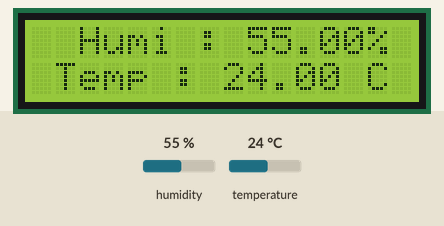
Simulated run of this sketch. Board: Arduino Uno, built with avr-gcc and run on an emulated ATmega328P. Shown: 16×2 character LCD. The test bench sets the inputs (shaded band); at power-on: humidity 55 %, temperature 24 °C.

Above: at 1.2 s.
1.3 s: humidity set to 22 %
At 2.7 s:
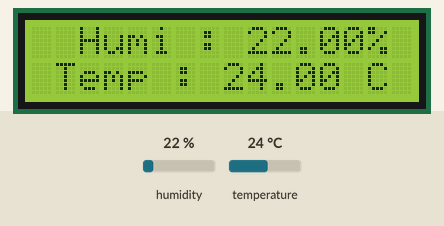
4.1 s: temperature set to 12 °C
At 4.8 s:
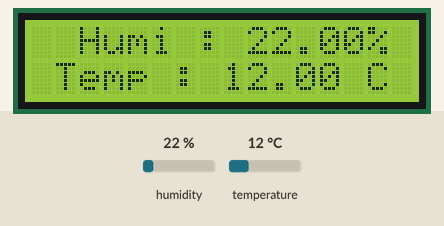
6.9 s: humidity set to 40 %
At 9.3 s:
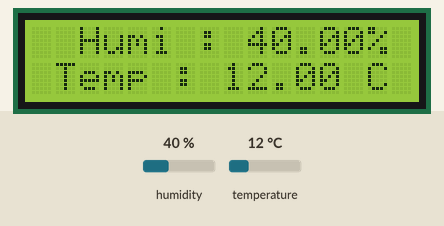
9.9 s: temperature set to 19 °C
At 11.4 s:
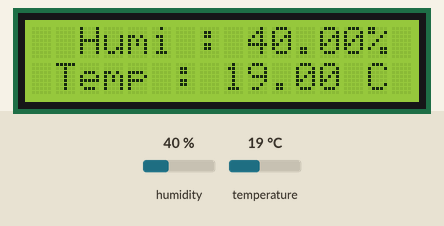
Timing chart, 0 to 12.9 s (numbered marks = the images above; inputs shaded):
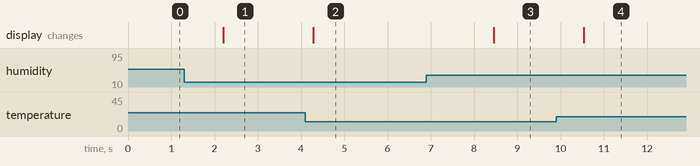

The sketch:

DHT11SensorLCD.ino
```cpp
#include <DHT.h>
#include <Wire.h>
#include <LiquidCrystal_I2C.h>

LiquidCrystal_I2C lcd(0x27, 16, 2);
#define DHTPIN 2
#define DHTTYPE DHT11

DHT dht(DHTPIN, DHTTYPE);
void setup() {
  lcd.begin();
  dht.begin();
}

void loop() {
  lcd.clear();
  // read humidity
  float humi  = dht.readHumidity();
  // read temperature as Celsius
  float tempC = dht.readTemperature();

    // check if any reads failed
  if (isnan(humi) || isnan(tempC)) {
    lcd.setCursor(5, 0);
    lcd.print("Failed");
  } else {
    lcd.setCursor(2, 0);
    lcd.print("Humi : ");
    lcd.print(humi);
    lcd.print("%");
    lcd.setCursor(1, 1);
    lcd.print("Temp : ");
    lcd.print(tempC);
    lcd.print(" C");
  }
  delay(1000);
}
```

Measured:
- after the input at 1.3 s, the display: changes after 0.90 s (image 1)
- after the input at 4.1 s, the display: changes after 0.18 s (image 2)
- after the input at 6.9 s, the display: changes after 1.6 s (image 3)
- after the input at 9.9 s, the display: changes after 0.63 s (image 4)
